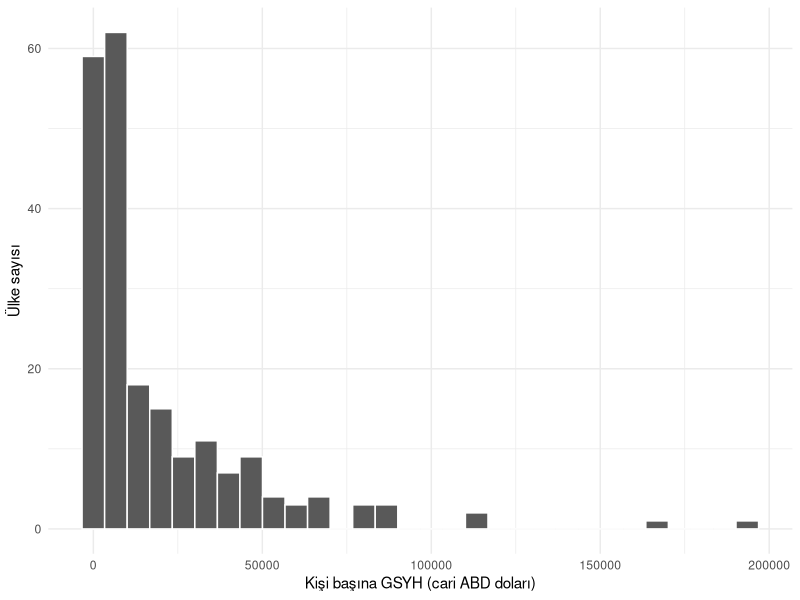
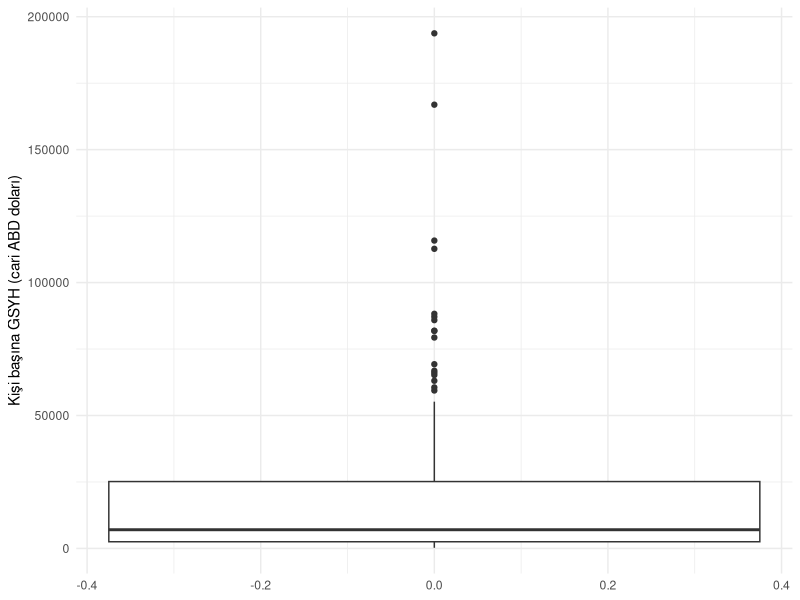
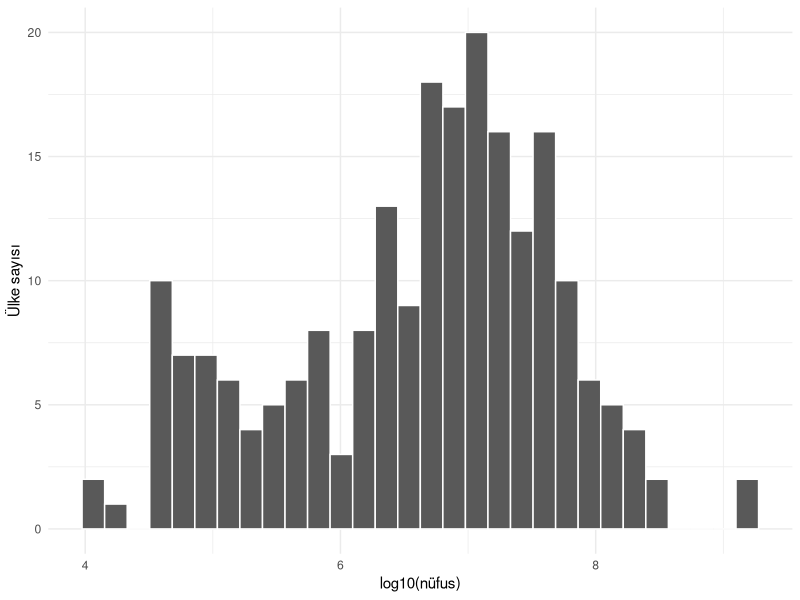
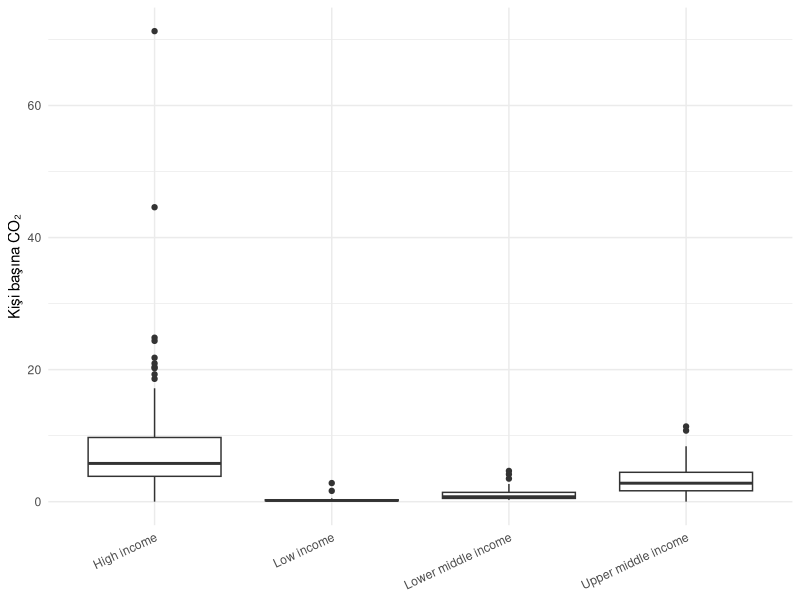

Reproduce these figures in R, in order.
## ---- chunk 1
#| label: outlier-setup

library(dplyr)
library(tidyr)
library(ggplot2)

countries <- readr::read_csv(
  "data/countries.csv",
  show_col_types = FALSE
)

indicator_dictionary <- readr::read_csv(
  "data/indicator_dictionary.csv",
  show_col_types = FALSE
)
## ---- chunk 2
#| label: outlier-dictionary

indicator_dictionary |>
  filter(indicator %in% c(
    "population_total",
    "gdp_per_capita_usd",
    "inflation_consumer_pct",
    "co2_per_capita",
    "school_enrollment_tertiary_pct"
  )) |>
  select(indicator, wdi_code, unit, description)
## ---- chunk 3
#| label: outlier-gdp-summary

countries |>
  summarise(
    n = sum(!is.na(gdp_per_capita_usd)),
    minimum = min(gdp_per_capita_usd, na.rm = TRUE),
    q1 = quantile(gdp_per_capita_usd, 0.25, na.rm = TRUE),
    medyan = median(gdp_per_capita_usd, na.rm = TRUE),
    ortalama = mean(gdp_per_capita_usd, na.rm = TRUE),
    q3 = quantile(gdp_per_capita_usd, 0.75, na.rm = TRUE),
    maksimum = max(gdp_per_capita_usd, na.rm = TRUE)
  )
## ---- chunk 4
#| label: outlier-gdp-histogram
#| fig-cap: "2019 kişi başına GSYH dağılımı özgün ölçekte güçlü biçimde sağa çarpıktır."

countries |>
  ggplot(aes(x = gdp_per_capita_usd)) +
  geom_histogram(bins = 30, color = "white", na.rm = TRUE) +
  labs(
    x = "Kişi başına GSYH (cari ABD doları)",
    y = "Ülke sayısı"
  ) +
  theme_minimal()
## ---- chunk 5
#| label: outlier-gdp-boxplot
#| fig-cap: "Kişi başına GSYH için kutu grafiği; noktalar otomatik silme listesi değildir."

countries |>
  ggplot(aes(y = gdp_per_capita_usd)) +
  geom_boxplot(na.rm = TRUE) +
  labs(
    x = NULL,
    y = "Kişi başına GSYH (cari ABD doları)"
  ) +
  theme_minimal()
## ---- chunk 6
#| label: outlier-iqr-function

iqr_sinirlari <- function(x, katsayi = 1.5) {
  q1 <- quantile(x, 0.25, na.rm = TRUE)
  q3 <- quantile(x, 0.75, na.rm = TRUE)
  iqr <- q3 - q1

  c(
    alt = q1 - katsayi * iqr,
    ust = q3 + katsayi * iqr
  )
}

gdp_sinirlari <- iqr_sinirlari(countries$gdp_per_capita_usd)
gdp_sinirlari
## ---- chunk 7
#| label: outlier-iqr-flags

countries_iqr <- countries |>
  mutate(
    gdp_iqr_aykiri =
      gdp_per_capita_usd < gdp_sinirlari["alt"] |
      gdp_per_capita_usd > gdp_sinirlari["ust"]
  )

countries_iqr |>
  filter(gdp_iqr_aykiri %in% TRUE) |>
  select(country, region, income_group, gdp_per_capita_usd) |>
  arrange(desc(gdp_per_capita_usd))
## ---- chunk 8
#| label: outlier-group-iqr

countries |>
  group_by(income_group) |>
  mutate(
    q1 = quantile(gdp_per_capita_usd, 0.25, na.rm = TRUE),
    q3 = quantile(gdp_per_capita_usd, 0.75, na.rm = TRUE),
    iqr = q3 - q1,
    grup_aykiri =
      gdp_per_capita_usd < q1 - 1.5 * iqr |
      gdp_per_capita_usd > q3 + 1.5 * iqr
  ) |>
  ungroup() |>
  filter(grup_aykiri %in% TRUE) |>
  select(country, income_group, gdp_per_capita_usd) |>
  arrange(income_group, desc(gdp_per_capita_usd))
## ---- chunk 9
#| label: outlier-zscore

countries |>
  mutate(
    inflation_z = as.numeric(scale(inflation_consumer_pct))
  ) |>
  filter(abs(inflation_z) > 3) |>
  select(country, inflation_consumer_pct, inflation_z) |>
  arrange(desc(abs(inflation_z)))
## ---- chunk 10
#| label: outlier-robust-z

medyan_co2 <- median(countries$co2_per_capita, na.rm = TRUE)
mad_co2 <- mad(countries$co2_per_capita, na.rm = TRUE)

countries |>
  mutate(
    co2_robust_z = (co2_per_capita - medyan_co2) / mad_co2
  ) |>
  filter(abs(co2_robust_z) > 3.5) |>
  select(country, co2_per_capita, co2_robust_z) |>
  arrange(desc(abs(co2_robust_z)))
## ---- chunk 11
#| label: outlier-log-comparison

countries |>
  select(country, population_total) |>
  pivot_longer(
    cols = population_total,
    names_to = "degisken",
    values_to = "deger"
  ) |>
  mutate(
    log10_deger = log10(deger)
  ) |>
  ggplot(aes(x = log10_deger)) +
  geom_histogram(bins = 30, color = "white") +
  labs(
    x = "log10(nüfus)",
    y = "Ülke sayısı"
  ) +
  theme_minimal()
## ---- chunk 12
#| label: outlier-mahalanobis

cok_degiskenli <- countries |>
  select(
    country,
    gdp_per_capita_usd,
    internet_users_pct,
    life_expectancy_total
  ) |>
  drop_na() |>
  mutate(
    log_gdp = log(gdp_per_capita_usd)
  )

x <- cok_degiskenli |>
  select(log_gdp, internet_users_pct, life_expectancy_total)

cok_degiskenli$mahalanobis_d2 <- mahalanobis(
  x,
  center = colMeans(x),
  cov = cov(x)
)

esik <- qchisq(0.99, df = ncol(x))

cok_degiskenli |>
  filter(mahalanobis_d2 > esik) |>
  arrange(desc(mahalanobis_d2)) |>
  select(country, mahalanobis_d2, everything())
## ---- chunk 13
#| label: outlier-influence-model

yasam_model_verisi <- countries |>
  select(country, life_expectancy_total, gdp_per_capita_usd) |>
  drop_na() |>
  mutate(log_gdp = log(gdp_per_capita_usd))

yasam_modeli <- lm(
  life_expectancy_total ~ log_gdp,
  data = yasam_model_verisi
)

yasam_model_verisi <- yasam_model_verisi |>
  mutate(
    student_artik = rstudent(yasam_modeli),
    kaldirac = hatvalues(yasam_modeli),
    cook_uzakligi = cooks.distance(yasam_modeli)
  )
## ---- chunk 14
#| label: outlier-influence-ranking

yasam_model_verisi |>
  arrange(desc(cook_uzakligi)) |>
  select(
    country,
    life_expectancy_total,
    gdp_per_capita_usd,
    student_artik,
    kaldirac,
    cook_uzakligi
  ) |>
  slice_head(n = 10)
## ---- chunk 15
#| label: outlier-cook-flag

cook_esigi <- 4 / nrow(yasam_model_verisi)

yasam_model_verisi |>
  filter(cook_uzakligi > cook_esigi) |>
  arrange(desc(cook_uzakligi)) |>
  select(country, cook_uzakligi)
## ---- chunk 16
#| label: outlier-keep-flag

countries_isaretli <- countries |>
  mutate(
    yuksek_co2_inceleme = co2_per_capita > 20,
    yuksek_enflasyon_inceleme = inflation_consumer_pct > 50
  )
## ---- chunk 17
#| label: outlier-robust-summary

countries |>
  summarise(
    co2_ortalama = mean(co2_per_capita, na.rm = TRUE),
    co2_medyan = median(co2_per_capita, na.rm = TRUE),
    co2_sd = sd(co2_per_capita, na.rm = TRUE),
    co2_iqr = IQR(co2_per_capita, na.rm = TRUE)
  )
## ---- chunk 18
#| label: outlier-winsorize-function

winsorize <- function(x, olasilik = c(0.01, 0.99)) {
  sinir <- quantile(x, probs = olasilik, na.rm = TRUE)
  pmin(pmax(x, sinir[1]), sinir[2])
}

countries |>
  transmute(
    country,
    co2_per_capita,
    co2_winsor = winsorize(co2_per_capita)
  ) |>
  arrange(desc(co2_per_capita)) |>
  slice_head(n = 8)
## ---- chunk 19
#| label: outlier-sensitivity

etkili_mi <- yasam_model_verisi$cook_uzakligi > cook_esigi

model_tam <- lm(
  life_expectancy_total ~ log_gdp,
  data = yasam_model_verisi
)

model_sinirli <- lm(
  life_expectancy_total ~ log_gdp,
  data = yasam_model_verisi[!etkili_mi, ]
)

rbind(
  tam_veri = coef(model_tam),
  etkili_gozlemler_disarida = coef(model_sinirli)
)
## ---- chunk 20
#| label: outlier-solution-1

nufus_sinirlari <- iqr_sinirlari(countries$population_total)

countries |>
  filter(
    population_total < nufus_sinirlari["alt"] |
      population_total > nufus_sinirlari["ust"]
  ) |>
  select(country, population_total) |>
  arrange(desc(population_total))
## ---- chunk 21
#| label: outlier-solution-2

buyume_medyan <- median(countries$gdp_growth_pct, na.rm = TRUE)
buyume_mad <- mad(countries$gdp_growth_pct, na.rm = TRUE)

countries |>
  mutate(
    z = as.numeric(scale(gdp_growth_pct)),
    robust_z = (gdp_growth_pct - buyume_medyan) / buyume_mad,
    klasik_bayrak = abs(z) > 3,
    saglam_bayrak = abs(robust_z) > 3.5
  ) |>
  filter(klasik_bayrak %in% TRUE | saglam_bayrak %in% TRUE) |>
  select(country, gdp_growth_pct, z, robust_z, klasik_bayrak, saglam_bayrak)
## ---- chunk 22
#| label: outlier-solution-3
#| fig-cap: "Gelir grubuna göre kişi başına CO₂ dağılımları."

countries |>
  ggplot(aes(x = income_group, y = co2_per_capita)) +
  geom_boxplot(na.rm = TRUE) +
  labs(x = NULL, y = "Kişi başına CO₂") +
  theme_minimal() +
  theme(axis.text.x = element_text(angle = 25, hjust = 1))
## ---- chunk 23
#| label: outlier-solution-4

countries |>
  filter(school_enrollment_tertiary_pct > 100) |>
  select(country, school_enrollment_tertiary_pct) |>
  arrange(desc(school_enrollment_tertiary_pct))
## ---- chunk 24
#| label: outlier-solution-5

gdp_log <- log(countries$gdp_per_capita_usd)
sinir_ozgun <- iqr_sinirlari(countries$gdp_per_capita_usd)
sinir_log <- iqr_sinirlari(gdp_log)

countries |>
  transmute(
    country,
    gdp_per_capita_usd,
    ozgun_bayrak =
      gdp_per_capita_usd < sinir_ozgun["alt"] |
      gdp_per_capita_usd > sinir_ozgun["ust"],
    log_bayrak =
      log(gdp_per_capita_usd) < sinir_log["alt"] |
      log(gdp_per_capita_usd) > sinir_log["ust"]
  ) |>
  filter(ozgun_bayrak %in% TRUE | log_bayrak %in% TRUE)
## ---- chunk 25
#| label: outlier-solution-6

cok_degiskenli_4 <- countries |>
  select(
    country,
    gdp_per_capita_usd,
    internet_users_pct,
    life_expectancy_total,
    infant_mortality_rate
  ) |>
  drop_na() |>
  mutate(log_gdp = log(gdp_per_capita_usd))

x4 <- cok_degiskenli_4 |>
  select(log_gdp, internet_users_pct, life_expectancy_total, infant_mortality_rate)

cok_degiskenli_4 |>
  mutate(
    mahalanobis_d2 = mahalanobis(x4, colMeans(x4), cov(x4)),
    bayrak = mahalanobis_d2 > qchisq(0.99, df = ncol(x4))
  ) |>
  filter(bayrak) |>
  arrange(desc(mahalanobis_d2)) |>
  select(country, mahalanobis_d2)
## ---- chunk 26
#| label: outlier-solution-7

yasam_model_verisi |>
  slice_max(cook_uzakligi, n = 3) |>
  select(country, cook_uzakligi, life_expectancy_total, gdp_per_capita_usd)
## ---- chunk 27
#| label: outlier-solution-8

co2_w <- winsorize(countries$co2_per_capita, c(0.05, 0.95))

data.frame(
  seri = c("Özgün", "Winsorized"),
  ortalama = c(
    mean(countries$co2_per_capita, na.rm = TRUE),
    mean(co2_w, na.rm = TRUE)
  ),
  medyan = c(
    median(countries$co2_per_capita, na.rm = TRUE),
    median(co2_w, na.rm = TRUE)
  )
)
